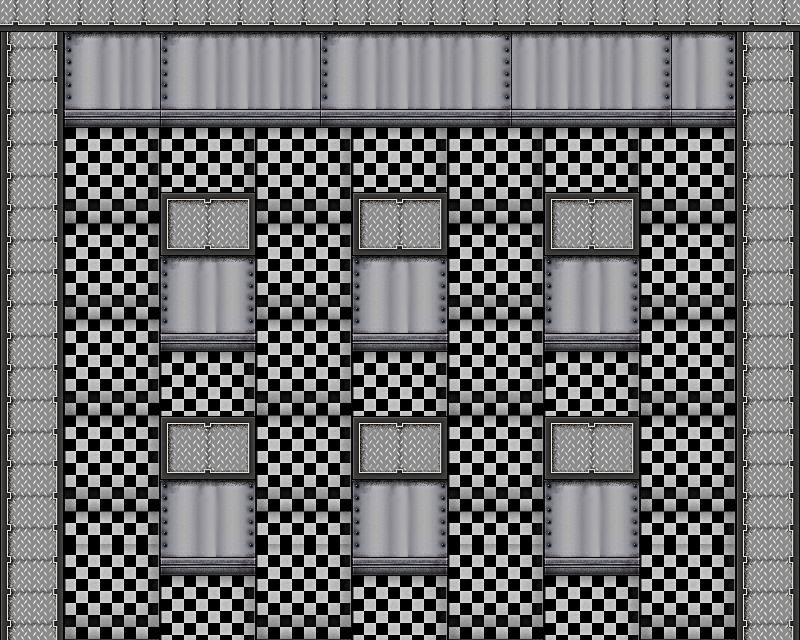

This game map was drawn from its Tiled (.tmx) file and the tilesets committed beside it. A one-line description and the full map source follow:
An orthogonal 25x20 tile map with 32x32 px tiles, 1 tile layer (Tile Layer 1), 1 hidden layer not drawn, 2 tilesets.

<map version="1.2" tiledversion="1.2.5" orientation="orthogonal" renderorder="right-down" width="25" height="20" tilewidth="32" tileheight="32" infinite="0" nextlayerid="3" nextobjectid="1">
 <tileset firstgid="1" source="Level3.tsx" />
 <tileset firstgid="101" source="ColTex3.tsx" />
 <layer id="1" name="Tile Layer 1" width="25" height="20">
  <data encoding="csv">
22,22,22,22,22,22,22,22,22,22,22,22,22,22,22,22,22,22,22,22,22,22,22,22,22,
11,13,31,32,32,31,32,32,32,32,31,32,32,32,32,33,32,32,32,32,33,32,33,11,13,
11,13,41,42,42,41,42,42,42,42,41,42,42,42,42,43,42,42,42,42,43,42,43,11,13,
11,13,51,52,52,51,52,52,52,52,51,52,52,52,52,53,52,52,52,52,53,52,53,11,13,
11,13,4,5,6,4,5,6,4,5,6,4,5,6,4,5,6,4,5,6,4,5,6,11,13,
11,13,14,15,16,14,15,16,14,15,16,14,15,16,14,15,16,14,15,16,14,15,16,11,13,
11,13,24,25,26,1,2,3,24,25,26,1,2,3,24,25,26,1,2,3,24,25,26,11,13,
11,13,4,5,6,21,22,23,4,5,6,21,22,23,4,5,6,21,22,23,4,5,6,11,13,
11,13,14,15,16,31,32,33,14,15,16,31,32,33,14,15,16,31,32,33,14,15,16,11,13,
11,13,24,25,26,41,42,43,24,25,26,41,42,43,24,25,26,41,42,43,24,25,26,11,13,
11,13,4,5,6,51,52,53,4,5,6,51,52,53,4,5,6,51,52,53,4,5,6,11,13,
11,13,14,15,16,4,5,6,14,15,16,4,5,6,14,15,16,4,5,6,14,15,16,11,13,
11,13,24,25,26,14,15,16,24,25,26,14,15,16,24,25,26,14,15,16,24,25,26,11,13,
11,13,4,5,6,1,2,3,4,5,6,1,2,3,4,5,6,1,2,3,4,5,6,11,13,
11,13,14,15,16,21,22,23,14,15,16,21,22,23,14,15,16,21,22,23,14,15,16,11,13,
11,13,24,25,26,31,32,33,24,25,26,31,32,33,24,25,26,31,32,33,24,25,26,11,13,
11,13,4,5,6,41,42,43,4,5,6,41,42,43,4,5,6,41,42,43,4,5,6,11,13,
11,13,4,5,6,51,52,53,4,5,6,51,52,53,4,5,6,51,52,53,4,5,6,11,13,
11,13,14,15,16,4,5,6,14,15,16,4,5,6,14,15,16,4,5,6,14,15,16,11,13,
11,13,24,25,26,14,15,16,24,25,26,14,15,16,24,25,26,14,15,16,24,25,26,11,13
</data>
 </layer>
 <layer id="2" name="Tile Layer 2" width="25" height="20" visible="0">
  <data encoding="csv">
101,101,101,101,101,101,101,101,101,101,101,101,101,101,101,101,101,101,101,101,101,101,101,101,101,
101,101,101,101,101,101,101,101,101,101,101,101,101,101,101,101,101,101,101,101,101,101,101,101,101,
101,101,103,103,103,103,103,103,103,103,103,103,103,103,103,103,103,103,103,103,103,103,103,101,101,
101,102,102,102,102,102,102,102,102,102,102,102,102,102,102,102,102,102,102,102,102,102,102,102,101,
101,102,104,104,105,105,105,105,104,104,105,105,105,105,104,104,105,105,105,105,104,104,105,102,101,
101,102,104,104,105,105,105,105,104,104,105,105,105,105,104,104,105,105,105,105,104,104,105,102,101,
101,102,104,104,105,102,102,102,104,104,105,102,102,102,104,104,105,102,102,102,104,104,105,102,101,
101,102,104,104,105,102,101,102,104,104,105,102,101,102,104,104,105,102,101,102,104,104,105,102,101,
101,102,104,104,105,102,101,102,104,104,105,102,101,102,104,104,105,102,101,102,104,104,105,102,101,
101,102,104,104,105,102,103,102,104,104,105,102,103,102,104,104,105,102,103,102,104,104,105,102,101,
101,102,104,104,105,102,102,102,104,104,105,102,102,102,104,104,105,102,102,102,104,104,105,102,101,
101,102,104,104,105,105,105,105,104,104,105,105,105,105,104,104,105,105,105,105,104,104,105,102,101,
101,102,104,104,105,105,105,105,104,104,105,105,105,105,104,104,105,105,105,105,104,104,105,102,101,
101,102,104,104,105,102,102,102,104,104,105,102,102,102,104,104,105,102,102,102,104,104,105,102,101,
101,102,104,104,105,102,101,102,104,104,105,102,101,102,104,104,105,102,101,102,104,104,105,102,101,
101,102,104,104,105,102,101,102,104,104,105,102,101,102,104,104,105,102,101,102,104,104,105,102,101,
101,102,104,104,105,102,103,102,104,104,105,102,103,102,104,104,105,102,103,102,104,104,105,102,101,
101,102,104,104,105,102,102,102,104,104,105,102,102,102,104,104,105,102,102,102,104,104,105,102,101,
101,102,105,105,105,105,105,105,105,105,105,105,105,105,105,105,105,105,105,105,105,105,105,102,101,
101,102,105,105,105,105,105,105,105,105,105,105,105,105,105,105,105,105,105,105,105,105,105,102,101
</data>
 </layer>
</map>
